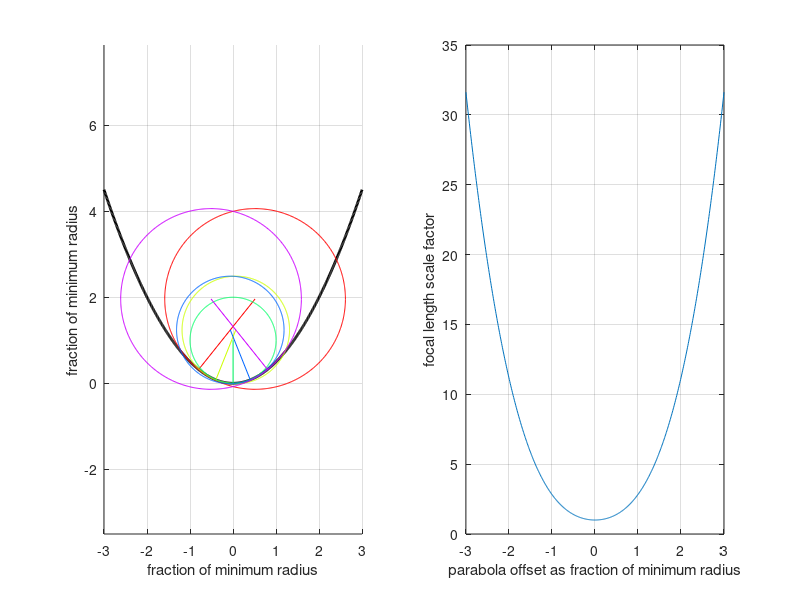

MATLAB code for this plot:
function fit_circle_to_parabola()

x = -3:0.01:3;
y = x.^2 / 2;

subplot(1,2,1);
hold on;
grid on;
axis equal;
plot(x,y,'k','LineWidth',2);

theta = 0:0.01:2*pi;
xCircle = -0.8:0.4:0.8;
a = -xCircle.^3;
b = 1 + 3/2 * xCircle.^2;
colourMap = hsv(length(xCircle));
for k = 1:length(xCircle)
    plot(a(k) + Radius(xCircle(k)).*cos(theta), b(k) + Radius(xCircle(k)).*sin(theta), 'color', colourMap(k,:));
    line([xCircle(k) a(k)], [xCircle(k).^2/2 b(k)], 'color', colourMap(k,:));
end
xlabel('fraction of minimum radius');
ylabel('fraction of minimum radius');
hold off;

subplot(1,2,2);
plot(x,Radius(x));
grid on;
xlabel('parabola offset as fraction of minimum radius');
ylabel('focal length scale factor');

    function r = Radius(x)
        r = (1 + x.^2).^1.5;
    end
end

